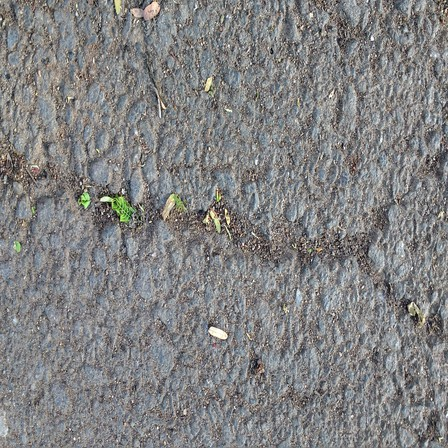
#> input picture 202618008_lab_06/image_data/Cracks/IMG_20180513_165345878_HDR resized_448.jpg, 448 x 448 px; its folder holds only this picture in this run
$ jupyter execute --allow-errors 202618008_lab_06.ipynb
#> lines starting #> are read from the running program, lines starting #| are printed output that depends on the picture; long printed decimals are rounded
### Part A - Image Feature Extraction and Classification

##### A.1 Read the asphalt images using OpenCV or PIL, inspect their dimensions/channels, resize them to a common size, and create grayscale representations.

[cell 1]
import cv2
import os
import numpy as np

data_dir = "image_data"

images = []   #actual image data as NumPy arrays
labels = []   #the class label corresponding to each images

categories = {
    "Cracks" : 1,
    "NonCracks" : 0
}

for category, label in categories.items():
    folder_path = os.path.join(data_dir, category)  #image_data/cracks, image_data/non-cracks
    for filename in os.listdir(folder_path):
        img_path = os.path.join(folder_path, filename)    #image_data/cracks/IMG_8404 resized_338.jpg

        #reads the image file and converts it into a NumPy array of pixel values
        img = cv2.imread(img_path)
#> img is the input picture: shape (448, 448, 3); mean B, G, R 130.2, 130, 130.2

        if img is None: continue

        #resize the image
        img = cv2.resize(img, (128,128))    #now each color image will have a shape if (128,128,3)
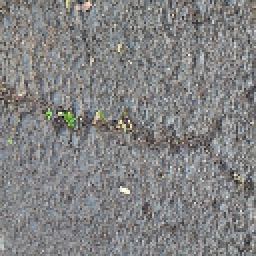
#> img: shape (128, 128, 3) (shown 2 times larger); mean B, G, R 130.4, 130.2, 130.4

        #store the images and corresponding labels
        images.append(img)
        labels.append(label)
#> pass 2 of the loop `for category, label in categories.items():`:
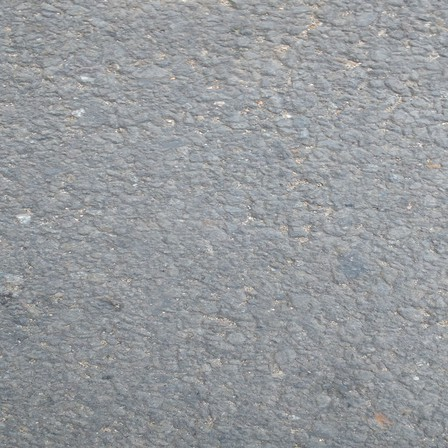
#> input picture 202618008_lab_06/image_data/NonCracks/IMG_20180705_130734991 resized_448.jpg, 448 x 448 px
#> img is the input picture: shape (448, 448, 3); mean B, G, R 156.6, 153.4, 150.3
#> `img = cv2.resize(img, (128,128))`:
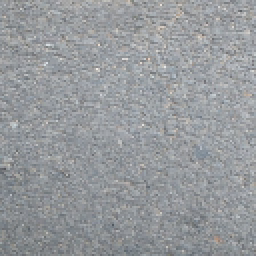
#> img: shape (128, 128, 3) (shown 2 times larger); mean B, G, R 156.6, 153.4, 150.3

print("Total images:", len(images))
#| Total images: 2
print("Total labels:", len(labels))

#convert lists to the NumPy arrays
X = np.array(images)
y = np.array(labels)

print(X.shape)   #(number of images,image height,image width, color channels)
#| (2, 128, 128, 3)
print(y.shape)

[cell 2]
# Display an image and label
import matplotlib.pyplot as plt

plt.imshow(cv2.cvtColor(X[0], cv2.COLOR_BGR2RGB))
plt.title("Crack" if y[0] == 1 else "Non-cracked")
plt.axis("off")
plt.show()

[cell 3]
print("Image:", filename)
print("Shape:", img.shape)
#| Shape: (128, 128, 3)
print("Height:", img.shape[0])
#| Height: 128
print("Width:", img.shape[1])
#| Width: 128
print("Channels:", img.shape[2])
#| Channels: 3
print("-" * 30)

[cell 4]
# Create grayscale representations
gray_images = []

for img in images:
    gray = cv2.cvtColor(img, cv2.COLOR_BGR2GRAY)
    gray_images.append(gray)
#> this loop made 2 passes
#> pass 2, `gray = cv2.cvtColor(img, cv2.COLOR_BGR2GRAY)`:
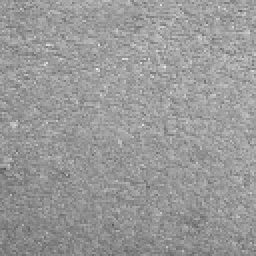
#> gray: shape (128, 128) (shown 2 times larger); min 86, max 236, mean 152.8
#> after the loop, gray_images = 2 items

X_gray = np.array(gray_images)

print("Grayscale shape:", X_gray.shape)
#| Grayscale shape: (2, 128, 128)

[cell 5]
plt.imshow(cv2.cvtColor(X_gray[0], cv2.COLOR_BGR2RGB))
plt.title("Crack" if y[0] == 1 else "Non-cracked")
plt.axis("off")
plt.show()
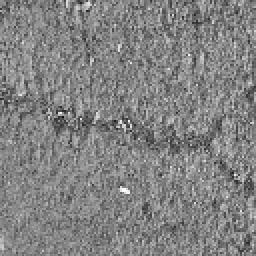
#> shown: shape (128, 128, 3) (shown 2 times larger); min 8, max 251, mean 130.3

##### A.2 Using NumPy, extract numerical features such as mean brightness, contrast, dark-pixel ratio, bright-pixel ratio, and related intensity statistics.

[cell 6]
import pandas as pd

DARK_THRESHOLD = 50
BRIGHT_THRESHOLD = 200

features = []

for i, img in enumerate(X_gray):
    pixels = img.flatten()  #flatten image into 1D array

    # Extract intensity features
    mean_brightness = np.mean(pixels)
    contrast = np.std(pixels)
    variance = np.var(pixels)

    dark_pixel_ratio = np.mean(pixels < DARK_THRESHOLD)
    bright_pixel_ratio = np.mean(pixels > BRIGHT_THRESHOLD)

    min_intensity = np.min(pixels)
    max_intensity = np.max(pixels)
    median_intensity = np.median(pixels)

    percentile_25 = np.percentile(pixels, 25)
    percentile_75 = np.percentile(pixels, 75)

    intensity_range = max_intensity - min_intensity
    iqr = percentile_75 - percentile_25

    # Store features for this image
    features.append({
        "mean_brightness": mean_brightness,
        "contrast": contrast,
        "variance": variance,
        "dark_pixel_ratio": dark_pixel_ratio,
        "bright_pixel_ratio": bright_pixel_ratio,
        "min_intensity": min_intensity,
        "max_intensity": max_intensity,
        "median_intensity": median_intensity,
        "percentile_25": percentile_25,
        "percentile_75": percentile_75,
        "intensity_range": intensity_range,
        "iqr": iqr,
        "label": y[i]
    })
#> this loop made 2 passes
#> (mean_brightness, contrast, variance, dark_pixel_ratio, bright_pixel_ratio, min_intensity, max_intensity, median_intensity) on passes 1 to 2: (130.3, 27.28, 744.3, 0.0022, 0.00659, 8, 251, 131), (152.8, 15.91, 253.1, 0, 0.00269, 86, 236, 153)
#> after the loop, features = 2 items


df_features = pd.DataFrame(features)
#> df_features = table of 2 rows and 13 columns
print(df_features.head())
#> (printed output is left out)
df_features.to_csv("asphalt_features.csv", index = False)

[cell 7]
class_summary = df_features.groupby("label").mean()
#> class_summary = table of 2 rows and 12 columns

print(class_summary)
#> (printed output is left out)

##### A.3 Use OpenCV Canny edge detection to compute edge-based features such as edge count or edge density.Create one feature row per image with the crack/non-crack label.

- Canny edge produced a binary image where white pixels represent detected edges and black pixels represent non-edge pixels
- Edge count : Total number of edge pixels
- Edge density : Proportion of edge pixels
- Edge ratio : Edge density as percentage
- Mean edge density : Average intensity of detected edge pixels in the original grayscale image

[cell 8]
# Canny edge detection thresholds
LOWER_THRESHOLD = 50
UPPER_THRESHOLD = 150

edge_features = []

for i,img in enumerate(X_gray):
    edges = cv2.Canny(img, LOWER_THRESHOLD, UPPER_THRESHOLD)

    #Count total number of edge pixels (pixel value=255)
    edge_count = np.count_nonzero(edges)

    #Total number of pixels
    total_pixels = edges.size   #128x128=16384

    #Calculate edge density
    edge_density = edge_count / total_pixels    #fraction of image pixels identified as edge pixel

    #Convert edge density into a percentage
    edge_percentage = edge_density * 100

    #Calculate mean intensity of edge pixels
    edge_pixels = img[edges > 0]

    if len(edge_pixels) > 0:
        mean_edge_intensity = np.mean(edge_pixels)
    else:
        mean_edge_intensity = 0

    # Store features and corresponding label
    edge_features.append({
        "edge_count": edge_count,
        "edge_density": edge_density,
        "edge_percentage": edge_percentage,
        "mean_edge_intensity": mean_edge_intensity,
        "label": y[i]
    })
#> this loop made 2 passes
#> (edge_count, total_pixels, edge_density, edge_percentage, mean_edge_intensity) on passes 1 to 2: (6078, 16384, 0.371, 37.1, 130.4), (5006, 16384, 0.306, 30.55, 154.2)
#> pass 1, `edges = cv2.Canny(img, LOWER_THRESHOLD, UPPER_THRESHOLD)`:
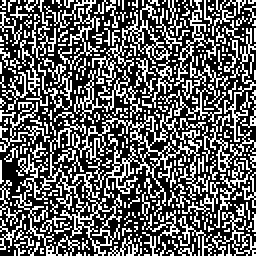
#> edges: shape (128, 128) (shown 2 times larger); 37.1% white in thin lines or dots
#> pass 2, `edges = cv2.Canny(img, LOWER_THRESHOLD, UPPER_THRESHOLD)`:
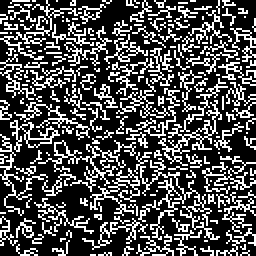
#> edges: shape (128, 128) (shown 2 times larger); 30.6% white in thin lines or dots
#> after the loop, edge_features = 2 items

# Convert the list into a DataFrame
df_edges = pd.DataFrame(edge_features)
#> df_edges = table of 2 rows and 5 columns

# Display the first five rows
print(df_edges.head())
#|    edge_count  edge_density  edge_percentage  mean_edge_intensity  label
#| 0        6078      0.371        37.097           130.419      1
#| 1        5006      0.3055        30.554           154.228      0

# Check dimensions
print("Feature table shape:", df_edges.shape)
#| Feature table shape: (2, 5)

df_edges.to_csv("asphalt_edge_features.csv", index=False)

[cell 9]
original = X[0]

# Get the first grayscale image
gray = X_gray[0]

# Apply Canny edge detection
edges = cv2.Canny(gray, LOWER_THRESHOLD, UPPER_THRESHOLD)

# Display all three images
plt.figure(figsize=(15, 5))

# Original image
plt.subplot(1, 3, 1)
plt.imshow(cv2.cvtColor(original, cv2.COLOR_BGR2RGB))
plt.title("Original Image")
plt.axis("off")

# Grayscale image
plt.subplot(1, 3, 2)
plt.imshow(gray, cmap="gray")
plt.title("Grayscale Image")
plt.axis("off")

# Canny edge image
plt.subplot(1, 3, 3)
plt.imshow(edges, cmap="gray")
plt.title("Canny Edge Image")
plt.axis("off")

plt.tight_layout()
plt.show()

##### A.4 Train suitable traditional classifiers and evaluate using accuracy, precision, recall, F1-score, confusion matrix, training time, and prediction time.

[cell 10]
# Select feature columns, excluding the label
intensity_features = df_features.drop(columns=["label"])
#> intensity_features = table of 2 rows and 12 columns
edge_features_only = df_edges.drop(columns=["label"])
#> edge_features_only = table of 2 rows and 4 columns

# Combine both sets of features
X = pd.concat([intensity_features, edge_features_only],axis=1)
#> X = table of 2 rows and 16 columns

y = df_features["label"].astype(int)

# Check that labels match
assert np.array_equal(
    y.to_numpy(),
    df_edges["label"].to_numpy()
), "Labels do not match!"

print("Feature shape:", X.shape)
#| Feature shape: (2, 16)
print("Label shape:", y.shape)
#| Label shape: (2,)
print("Class distribution:\n", y.value_counts())
#| Class distribution:
#|  label
#| 1    1
#| 0    1
#| Name: count, dtype: int64
